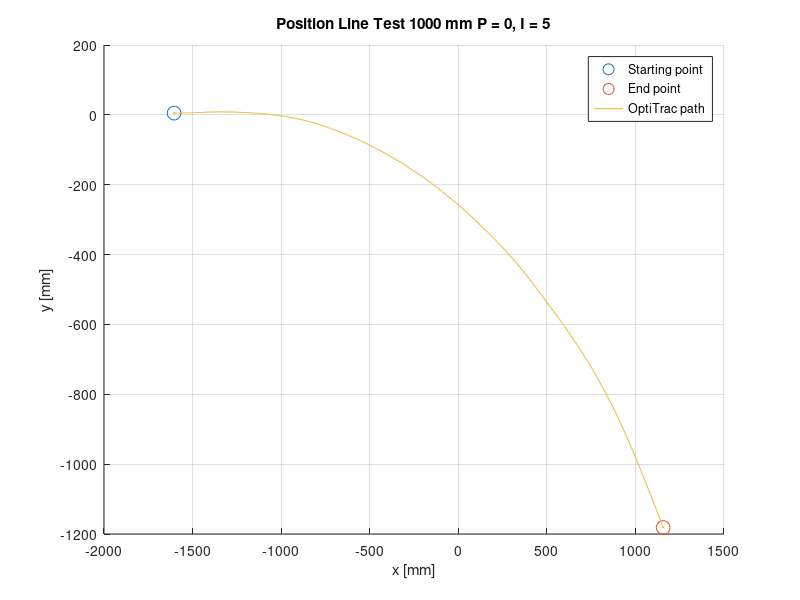

Reproduce this figure in MATLAB.
fileID = fopen('P0_I5.txt','r');


tline=fgetl(fileID);
%headers = strsplit(tline,','); kan brukes for å fjerne headers (fjerner
%første linje

formatSpec = '%f%f%f%f%f%f%f%f';
datacell = textscan(fileID,formatSpec,'Delimiter',',');
time = datacell{2};
X = datacell{6};
Z = datacell{7};
Y = datacell{8};

figure(1);
hold on;
plot(X(1,1),Y(1,1),'o','MarkerSize',10);
plot(X(end,1),Y(end,1),'o','MarkerSize',10);
plot(X,Y);
grid on;
title('Position Line Test 1000 mm P = 0, I = 5');
xlabel('x [mm]');
ylabel('y [mm]');
legend('Starting point','End point','OptiTrac path');
hold off;